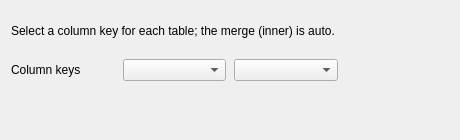
<?xml version="1.0" encoding="UTF-8"?>
<ui version="4.0">
 <class>Form</class>
 <widget class="QWidget" name="Form">
  <property name="geometry">
   <rect>
    <x>0</x>
    <y>0</y>
    <width>460</width>
    <height>140</height>
   </rect>
  </property>
  <property name="minimumSize">
   <size>
    <width>460</width>
    <height>140</height>
   </size>
  </property>
  <property name="windowTitle">
   <string>Fusion NxM (Inner)</string>
  </property>
  <layout class="QGridLayout" name="gridLayoutRoot">
   <property name="spacing">
    <number>8</number>
   </property>
   <item row="0" column="0" colspan="4">
    <widget class="QLabel" name="Description">
     <property name="text">
      <string>Select a column key for each table; the merge (inner) is auto.</string>
     </property>
     <property name="wordWrap">
      <bool>true</bool>
     </property>
    </widget>
   </item>
   <item row="1" column="0">
    <widget class="QLabel" name="labelKeyA">
     <property name="text">
      <string>Column keys</string>
     </property>
    </widget>
   </item>
   <item row="1" column="1">
    <widget class="QComboBox" name="cb_key1_a"/>
   </item>
   <item row="2" column="0" colspan="4">
    <widget class="QLabel" name="footer">
     <property name="text">
      <string/>
     </property>
     <property name="wordWrap">
      <bool>true</bool>
     </property>
    </widget>
   </item>
   <item row="1" column="2">
    <widget class="QComboBox" name="cb_key1_b"/>
   </item>
  </layout>
 </widget>
 <resources/>
 <connections/>
</ui>
